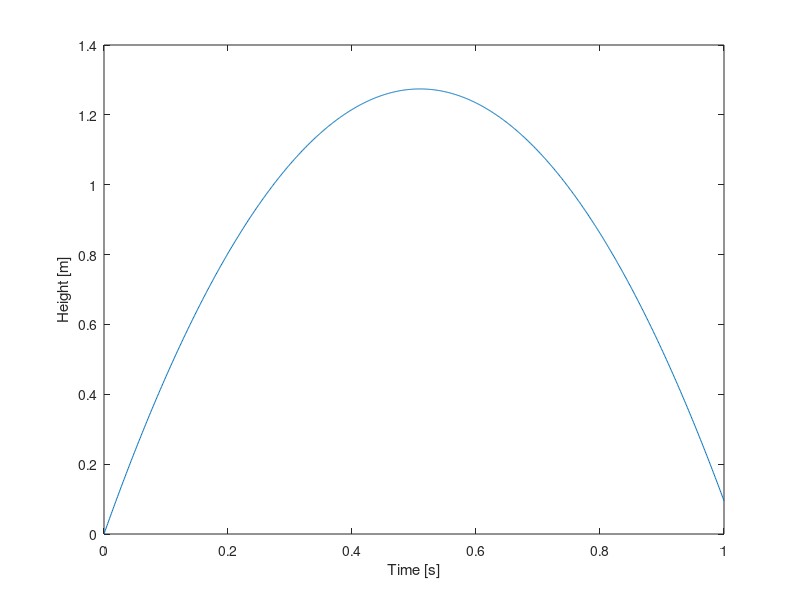

Reproduce this figure in MATLAB.
v0 = 5; % initial velocity
g = 9.81; % gravitational acceleration

t = linspace(0, 1, 1001);

y = v0 .* t - 0.5 .* g .* t .^ 2; % height

plot(t, y)
xlabel('Time [s]')
ylabel('Height [m]')